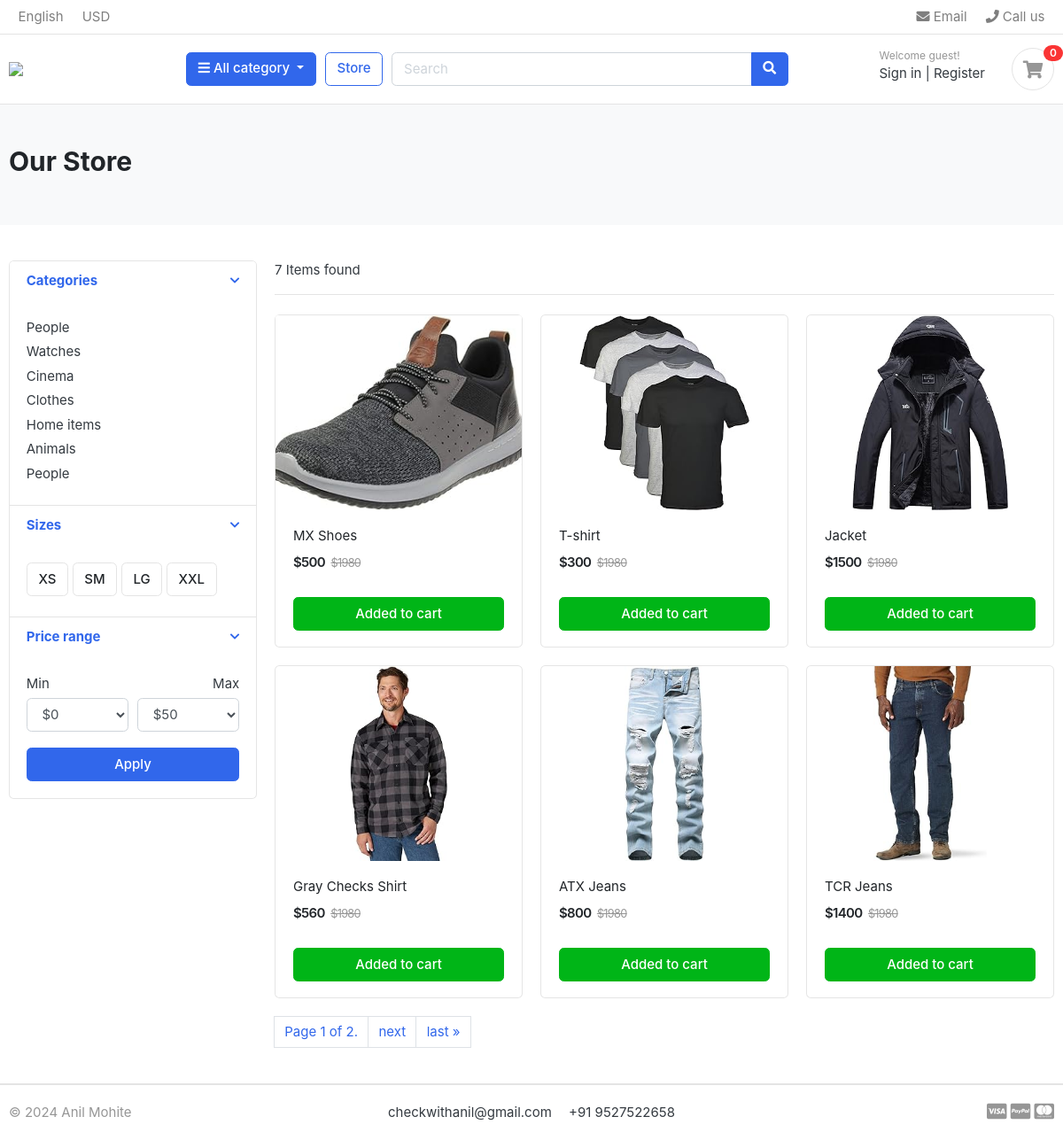
/store/, run on the app's committed database.
### store/models.py (models this page shows, shortened)
class Product(models.Model):
    product_name = models.CharField(max_length=200, unique=True)
    slug = models.CharField(max_length=200, unique=True)
    desc = models.TextField(max_length=500, blank=True)
    price = models.IntegerField()
    prod_image = models.ImageField(upload_to='photos/products', blank=True)
    stock = models.IntegerField()
    is_available = models.BooleanField(default=True)
    category = models.ForeignKey(Category, on_delete=models.CASCADE)
    created_date = models.DateTimeField(auto_now_add=True)
    modified_date = models.DateTimeField(auto_now=True)
    def get_url(self):
        return reverse('product_detail',args=[self.category.slug, self.slug])

### store/views.py (the view)
# urls.py: path("store/", include("store.urls")),
def store(request, category_slug=None):
    if category_slug != None:
        category = get_object_or_404(Category, slug = category_slug)
        products = Product.objects.filter(is_available = True, category = category)
    else:
        products = Product.objects.filter(is_available = True)
    paginator = Paginator(products,6)
    page = request.GET.get('page')
    page_products = paginator.get_page(page)
    total_products = products.count()
    context = {
        'products':page_products,
        'total_products':total_products
    }
    return render(request, 'store/store.html', context)

### carts/context_processors.py (called while the page is built)
def cart_counter(request):
    cart_count = 0
    if 'admin' in request.path:
        return {}
    else:
        try:
            cart = Cart.objects.get(cart_id = _cart_id(request))
            cart_items = CartItem.objects.filter(cart = cart)
            for cart_item in cart_items:
                cart_count += cart_item.quantity
        except Cart.DoesNotExist:
            cart_count = 0
    return dict(cart_count = cart_count)

### carts/views.py (called while the page is built)
def _cart_id(request):
    cart = request.session.session_key
    if not cart:
        cart = request.session.create()
    return cart

### category/context_processors.py (called while the page is built)
def cat_menu_links(request):
    links = Category.objects.all()
    return dict(cat_links=links)

### category/models.py (called while the page is built)
    def get_url(self):
        return reverse('products_by_category', args=[self.slug])

### templates/store/store.html (shortened to what this page needs)
{% extends 'base.html' %}
{% load static%}
{% block content %}
<section class="section-pagetop bg">
	<div class="container">
		<h2 class="title-page">Our Store</h2>
	</div>
</section>
<section class="section-content padding-y">
	<div class="container">
		<div class="row">
			<aside class="col-md-3">
				<div class="card">
					<article class="filter-group">
						<header class="card-header">
							<a href="#" data-toggle="collapse" data-target="#collapse_1" aria-expanded="true" class="">
								<i class="icon-control fa fa-chevron-down"></i>
								<h6 class="title">Categories</h6>
							</a>
						</header>
						<div class="filter-content collapse show" id="collapse_1" style="">
							<div class="card-body">
								<ul class="list-menu">
									<li><a href="#">People </a></li>
									<li><a href="#">Watches </a></li>
									<li><a href="#">Cinema </a></li>
									<li><a href="#">Clothes </a></li>
									<li><a href="#">Home items </a></li>
									<li><a href="#">Animals</a></li>
									<li><a href="#">People </a></li>
								</ul>
							</div>
						</div>
					</article>
					<article class="filter-group">
						<header class="card-header">
							<a href="#" data-toggle="collapse" data-target="#collapse_4" aria-expanded="true" class="">
								<i class="icon-control fa fa-chevron-down"></i>
								<h6 class="title">Sizes </h6>
							</a>
						</header>
						<div class="filter-content collapse show" id="collapse_4" style="">
							<div class="card-body">
								<label class="checkbox-btn">
									<span class="btn btn-light"> XS </span>
								</label>
								<label class="checkbox-btn">
									<span class="btn btn-light"> SM </span>
								</label>
								<label class="checkbox-btn">
									<span class="btn btn-light"> LG </span>
								</label>
								<label class="checkbox-btn">
									<span class="btn btn-light"> XXL </span>
								</label>
							</div>
						</div>
					</article>
					<article class="filter-group">
						<header class="card-header">
							<a href="#" data-toggle="collapse" data-target="#collapse_3" aria-expanded="true" class="">
								<i class="icon-control fa fa-chevron-down"></i>
								<h6 class="title">Price range </h6>
							</a>
						</header>
						<div class="filter-content collapse show" id="collapse_3" style="">
							<div class="card-body">
								<div class="form-row">
									<div class="form-group col-md-6">
										<label>Min</label>
										<select class="mr-2 form-control">
											<option value="0">$0</option>
										</select>
									</div>
									<div class="form-group text-right col-md-6">
										<label>Max</label>
										<select class="mr-2 form-control">
											<option value="50">$50</option>
										</select>
									</div>
								</div>
								<button class="btn btn-block btn-primary">Apply</button>
							</div>
						</div>
					</article>
				</div>
			</aside>
			<main class="col-md-9">
				<header class="border-bottom mb-4 pb-3">
					<div class="form-inline">
						<span class="mr-md-auto">{{total_products}} Items found </span>
					</div>
				</header>
				<div class="row">
					{% if products %}
					{% for product in products %}
					<div class="col-md-4">
						<figure class="card card-product-grid">
							<div class="img-wrap">
								<a href="{{product.get_url}}">
									<img src="{{product.prod_image.url}}">
								</a>
							</div>
							<figcaption class="info-wrap">
								<div class="fix-height">
									<a href="{{product.get_url}}" class="title">{{product.product_name}}</a>
									<div class="price-wrap mt-2">
										<span class="price">${{product.price}}</span>
										<del class="price-old">$1980</del>
									</div>
								</div>
								<a href="{% url 'add_cart' product.id %}" class="btn btn-block btn-success">Added to cart </a>
							</figcaption>
						</figure>
					</div>
					{% endfor %}
					{% endif %}
				</div>
				<div class="pagination">
						<span class="page-link disabled">
							Page {{ products.number }} of {{ products.paginator.num_pages }}.
						</span>
						{% if products.has_next %}
							<a class="page-link" href="?page={{ products.next_page_number }}">next</a>
							<a class="page-link" href="?page={{ products.paginator.num_pages }}">last &raquo;</a>
						{% endif %}
				</div>
			</main>
		</div>
	</div>
</section>
{% endblock %}

### static/css/ui.css (style rules this page uses)
html { font-family: "Inter", sans-serif; font-size: 15px; }
.img-wrap { text-align: center; display: block; }
.img-wrap img { max-width: 100%; }
.price-wrap { letter-spacing: -0.7px; }
.padding-y { padding-top: 40px; padding-bottom: 40px; }
figure { margin-bottom: 0; }
article:after, .form-group:after { display: block; clear: both; content: ""; }
.bg { background-color: #f8f9fa; }
.title-page { color: #212529; }
.btn-light { background-color: #fff; border-color: #e4e4e4; }
[class*=list-] li:after { visibility: hidden; display: block; content: ""; overflow: hidden; height: 0; clear: both; }
.list-menu { list-style: none; margin: 0; padding-left: 0; }
.list-menu li { margin-bottom: 5px; }
.list-menu a { color: #343a40; }
[class*=card-product] a.title { color: #212529; display: block; }
[class*=card-product] .img-wrap { overflow: hidden; position: relative; }
[class*=card-product] .img-wrap img { height: 100%; max-width: 100%; width: auto; display: inline-block; -o-object-fit: cover; object-fit: cover; }
.card-product-grid { margin-bottom: 20px; }
.card-product-grid .img-wrap { border-radius: 0.2rem 0.2rem 0 0; height: 220px; }
.card-product-grid .info-wrap { overflow: hidden; padding: 18px 20px; }
.card-product-grid .fix-height { height: 80px; overflow: hidden; }
.card .img-wrap { overflow: hidden; }
.price { font-weight: 600; color: #212529; }
.price-old { color: #969696; margin-left: 3px; font-size: 85%; }
.icon-control { margin-top: 5px; float: right; font-size: 80%; }
.card-header .title { margin-bottom: 0; line-height: 1.5; }
.filter-group { border-bottom: 1px solid #e4e4e4; }
.filter-group .card-header { border-bottom: 0; }
.filter-group:last-child { border-bottom: 0; }
.checkbox-btn { position: relative; }
.section-pagetop { padding: 45px 0; }

### data on the page
Product: prod_image (picture), product_name "MX Shoes", price "500"
Product: prod_image (picture), product_name "T-shirt", price "300"
Product: prod_image (picture), product_name "Jacket", price "1500"
Product: prod_image (picture), product_name "Gray Checks Shirt", price "560"
Product: prod_image (picture), product_name "ATX Jeans", price "800"
Product: prod_image (picture), product_name "TCR Jeans", price "1400"

### other printed values
{{ cart_count }} "0"
{{ total_products }} "7"
{{ products.number }} "1"
{{ products.paginator.num_pages }} "2"
